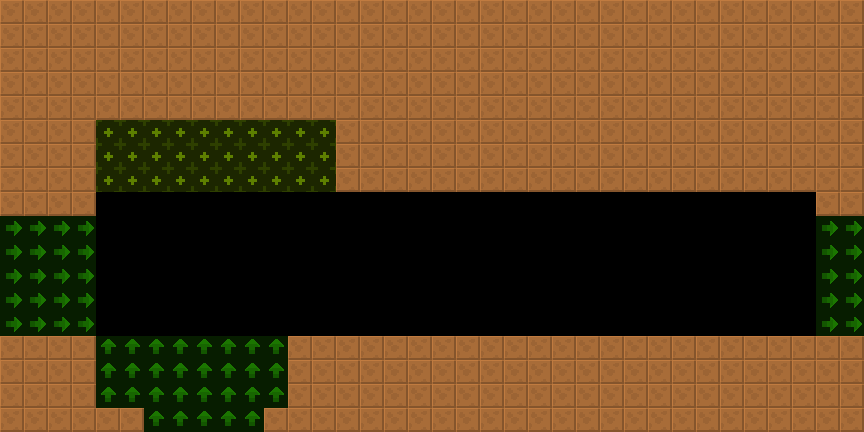

This game map was drawn from its Tiled (.tmx) file and the tilesets committed beside it. A one-line description and the trimmed map source follow:
An orthogonal 36x18 tile map with 24x24 px tiles, 2 tile layers (col, lnk), 2 tilesets and 2 objects (SpecialEquipment, Door).

<map version="1.4" tiledversion="1.4.2" orientation="orthogonal" renderorder="right-down" width="36" height="18" tilewidth="24" tileheight="24" infinite="0" nextlayerid="4" nextobjectid="8">
 <tileset firstgid="6" source="../../lnk.tsx" />
 <tileset firstgid="1" source="../../col.tsx" />
 <layer id="1" name="col" width="36" height="18">
  <data>[648 cells, 379 non-empty, 1 distinct tile ids]</data>
 </layer>
 <layer id="2" name="lnk" width="36" height="18" opacity="0.5">
  <data>[648 cells, 89 non-empty, 3 distinct tile ids]</data>
 </layer>
 <objectgroup id="3" name="markers" opacity="0.5">
  <object id="1" name="SpecialEquipment" type="SpecialEquipment" x="336" y="192" width="360" height="144">
   <properties>
    <property name="yr" value="0" />
    <property name="xr" value="0" />
   </properties>
  </object>
  <object id="2" name="Door" type="Door" x="816" y="312" width="24" height="24">
   <properties>
    <property name="yr" value="0" />
    <property name="xr" value="0" />
   </properties>
  </object>
 </objectgroup>
</map>
